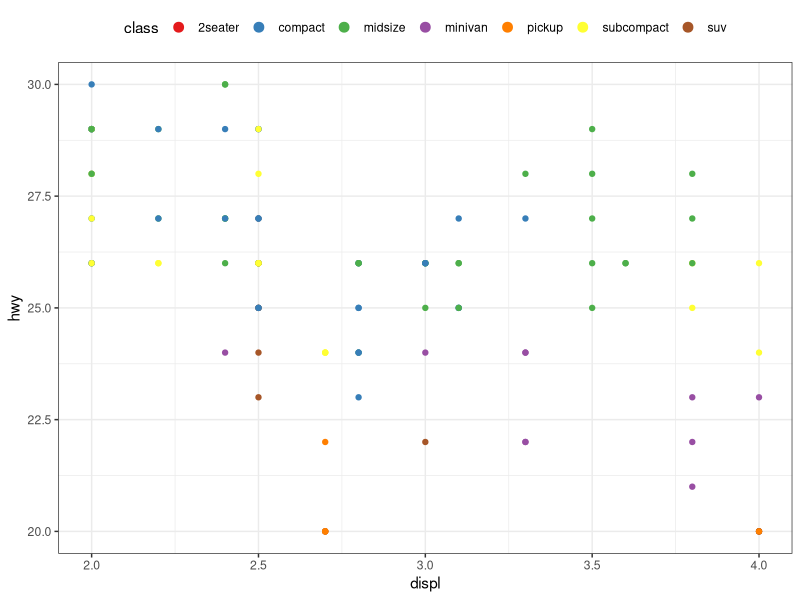
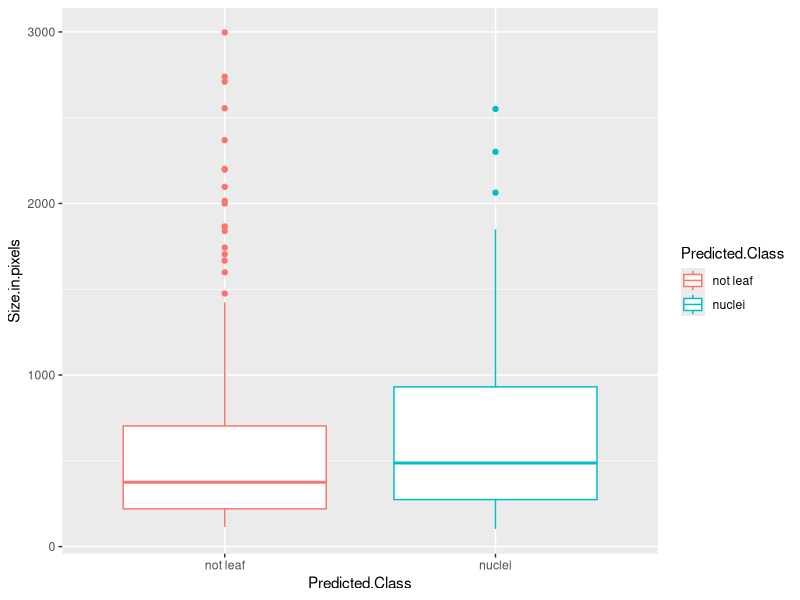
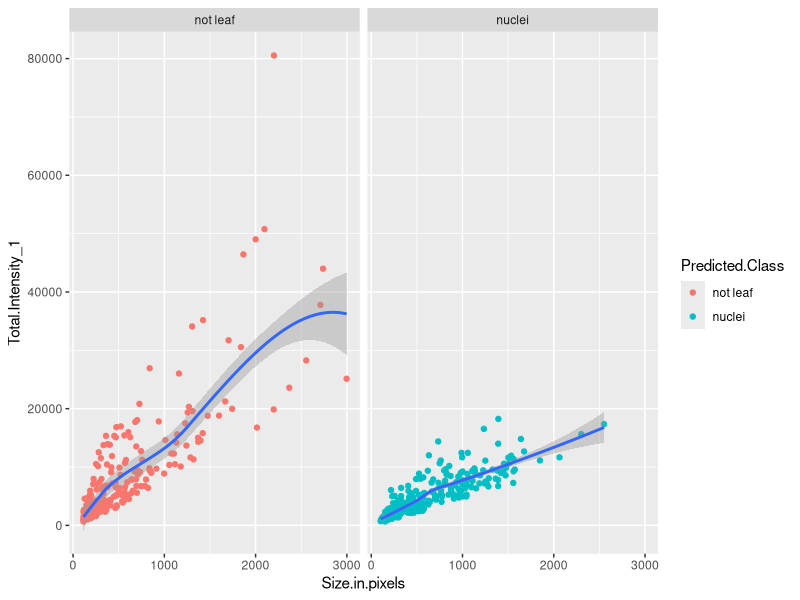

Here is the R script that generated these plots, in order:
# Set directory

setwd('/home/rpaus/Documents')

# Reading different file types

# PLACEHOLDER_NAME <- read.csv('FILE_NAME')
# PLACEHOLDER_NAME <- read.table('FILE_NAME', header=TRUE)

library(tidyr)

library(ggplot2)


# Template for plots and functions

# ggplot(data = <DATA>) + 
#   <GEOM_FUNCTION>(
#     mapping = aes(<MAPPINGS>),
#     stat = <STAT>, 
#     position = <POSITION>
#   ) +
#   <COORDINATE_FUNCTION> +
#   <FACET_FUNCTION>

# Example for using ggplot and geom function

ggplot(mpg, aes(displ, hwy)) +
  geom_point(aes(colour = class)) +
  scale_x_continuous(breaks = seq(0, 7, by = 0.5)) +
  theme_bw() +
  theme(legend.position = 'top') +
  guides(color = guide_legend(nrow = 1, override.aes = list(size = 3))) +
  scale_color_brewer(palette = 'Set1') +
  coord_cartesian(xlim = c(2, 4), ylim = c(20, 30))


# First data analysis of a day 5 leaf

Day5_Leaf_CENH3_01_1024x1024_40x_N11_data_table <- read.csv('Day5_Leaf_CENH3_01_1024x1024_40x_N11-data_table.csv')

# Create new column for concentration by dividing the intensity with the size

Day5_Leaf_CENH3_01_1024x1024_40x_N11_data_table$concentration_0 <- Day5_Leaf_CENH3_01_1024x1024_40x_N11_data_table$Total.Intensity_0/Day5_Leaf_CENH3_01_1024x1024_40x_N11_data_table$Size.in.pixels

Day5_Leaf_CENH3_01_1024x1024_40x_N11_data_table$concentration_1 <- Day5_Leaf_CENH3_01_1024x1024_40x_N11_data_table$Total.Intensity_1/Day5_Leaf_CENH3_01_1024x1024_40x_N11_data_table$Size.in.pixels

# Creating box plots for intensity, size and concentration sorted by class

png(file = "example_boxplot_size_rstudio_midres.png", width = 960, height = 960)

ggplot(Day5_Leaf_CENH3_01_1024x1024_40x_N11_data_table, aes(x = Predicted.Class, y = Size.in.pixels, color = Predicted.Class)) +
  geom_boxplot()

dev.off()

# Creating a scatter plot to show relationship between intensity and volume

png(file = "example_scatterplot_smooth_rstudio_midres.png", width = 1920, height = 960)

ggplot(Day5_Leaf_CENH3_01_1024x1024_40x_N11_data_table) +
  geom_point(mapping = aes(x = Size.in.pixels, y = Total.Intensity_1, color = Predicted.Class)) +
  geom_smooth(aes(x = Size.in.pixels, y = Total.Intensity_1)) +
  facet_wrap(~ Predicted.Class)

dev.off()
